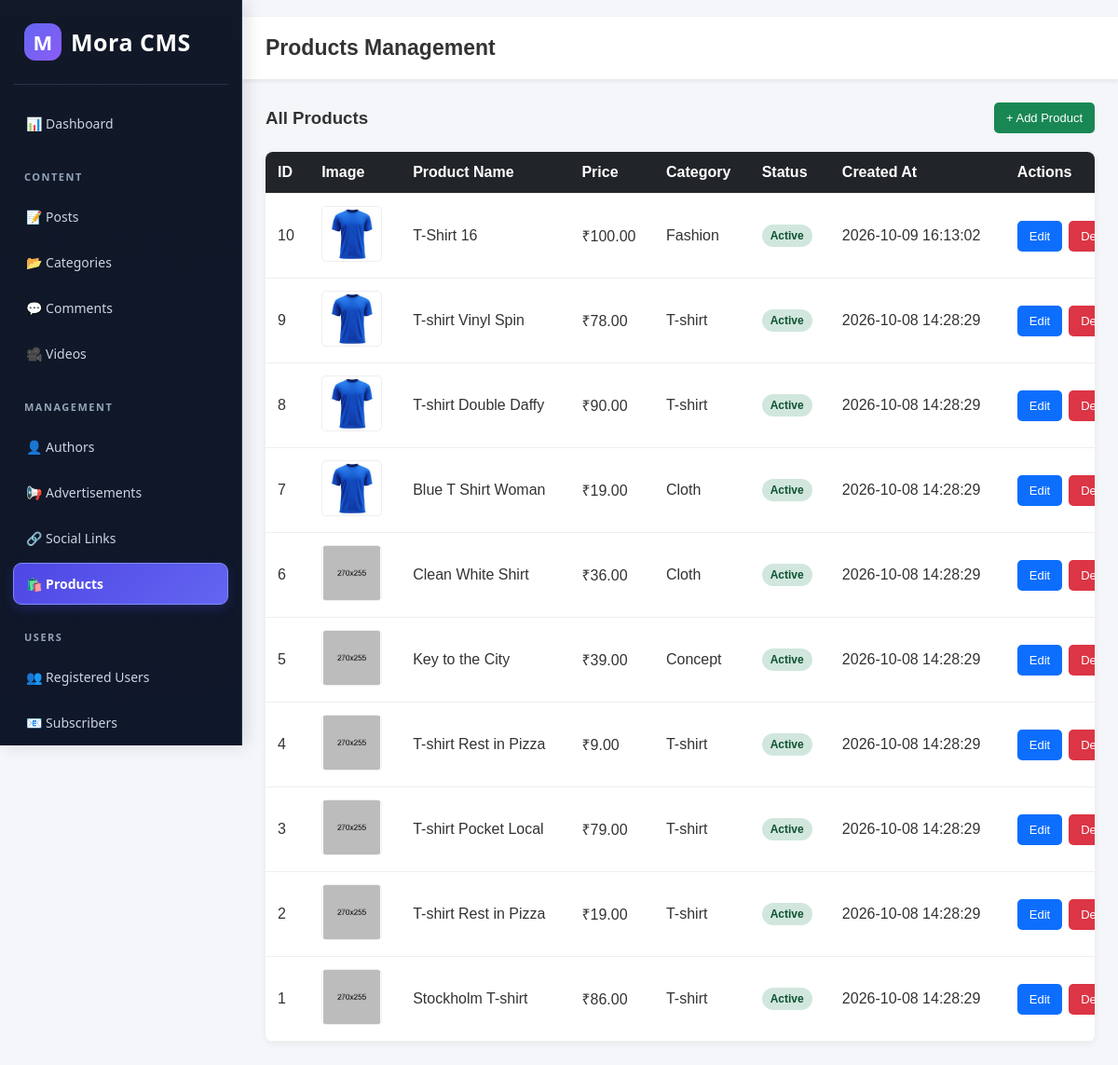
The page /admin/products/index.php (signed in) on the database its author committed.
### tables this page shows
CREATE TABLE `products` (
  `id` int(11) NOT NULL AUTO_INCREMENT,
  `name` varchar(150) NOT NULL,
  `price` decimal(10,2) NOT NULL,
  `image` varchar(255) NOT NULL,
  `category` varchar(100) NOT NULL,
  `description` text DEFAULT NULL,
  `status` enum('active','inactive') DEFAULT 'active',
  `created_at` timestamp NOT NULL DEFAULT current_timestamp(),
  PRIMARY KEY (`id`)
);

### admin/products/index.php (the view, shortened to what this page needs)
<?php
require_once "../../includes/db.php";
$query = "SELECT id, name, price, image, category, description, status, created_at
          FROM products
          ORDER BY id DESC";
$result = mysqli_query($conn, $query);
function productImageUrl($image)
{
    $image = trim((string)$image);
    $image = str_replace('\\', '/', $image);
    $marker = '/mora-blog/';
    $position = stripos($image, $marker);
    return '/' . ltrim($image, '/');
}
?>
<!DOCTYPE html>
<html lang="en">
<head>
</head>
<body>
<?php include_once __DIR__ . '/../sidebar.php'; ?>
<header class="topbar">
    <h2>Products Management</h2>
</header>
<main class="container">
    <div class="page-heading">
        <h3>All Products</h3>
        <a href="create.php" class="btn btn-add">+ Add Product</a>
    </div>
    <div class="table-wrapper">
        <table>
            <thead>
                <tr>
                    <th>ID</th>
                    <th>Image</th>
                    <th>Product Name</th>
                    <th>Price</th>
                    <th>Category</th>
                    <th>Status</th>
                    <th>Created At</th>
                    <th>Actions</th>
                </tr>
            </thead>
            <tbody>
            <?php if (mysqli_num_rows($result) > 0): ?>
                <?php while ($row = mysqli_fetch_assoc($result)): ?>
                    <?php $imageUrl = productImageUrl($row['image']); ?>
                    <tr>
                        <td><?= (int)$row['id']; ?></td>
                        <td>
                            <?php if ($imageUrl !== ''): ?>
                                <img
                                    src="<?= htmlspecialchars($imageUrl); ?>"
                                    alt="<?= htmlspecialchars($row['name']); ?>"
                                    class="product-image"
                                >
                            <?php else: ?>
                                <span class="no-image">No image</span>
                            <?php endif; ?>
                        </td>
                        <td>
                            <?= htmlspecialchars($row['name']); ?>
                        </td>
                        <td>
                            ₹<?= number_format((float)$row['price'], 2); ?>
                        </td>
                        <td>
                            <?= htmlspecialchars($row['category']); ?>
                        </td>
                        <td>
                            <span class="status <?= $row['status'] === 'active' ? 'active' : 'inactive'; ?>">
                                <?= htmlspecialchars(ucfirst($row['status'])); ?>
                            </span>
                        </td>
                        <td>
                            <?= htmlspecialchars($row['created_at']); ?>
                        </td>
                        <td>
                            <div class="actions">
                                <a
                                    href="edit.php?id=<?= (int)$row['id']; ?>"
                                    class="btn btn-edit"
                                >Edit</a>
                                <form
                                    action="delete.php"
                                    method="POST"
                                    onsubmit="return confirm('Are you sure you want to delete this product?');"
                                >
                                    <button type="submit" class="btn btn-delete">
                                        Delete
                                    </button>
                                </form>
                            </div>
                        </td>
                    </tr>
                <?php endwhile; ?>
            <?php endif; ?>
            </tbody>
        </table>
    </div>
</main>
</body>
</html>

### admin/sidebar.php (shortened to what this page needs)
<?php
$currentPage = basename($_SERVER['PHP_SELF']);
$currentFolder = basename(dirname($_SERVER['PHP_SELF']));
$adminBase = '/mora-blog/admin/';
function sidebarActive($folder, $page, $currentFolder, $currentPage) {
    if ($folder === 'dashboard') {
        return $currentPage === 'dashboard.php' ? 'active' : '';
    }
    return $currentFolder === $folder ? 'active' : '';
}
?>
<aside class="sidebar">
    <div class="sidebar_logo">Mora CMS</div>
    <ul class="sidebar_menu">
        <li>
            <a href="<?= $adminBase ?>dashboard.php"
               class="<?= sidebarActive('dashboard', '', $currentFolder, $currentPage) ?>">
                📊 Dashboard
            </a>
        </li>
        <li class="menu_heading">Content</li>
        <li>
            <a href="<?= $adminBase ?>posts/index.php"
               class="<?= sidebarActive('posts', '', $currentFolder, $currentPage) ?>">
                📝 Posts
            </a>
        </li>
        <li>
            <a href="<?= $adminBase ?>categories/index.php"
               class="<?= sidebarActive('categories', '', $currentFolder, $currentPage) ?>">
                📂 Categories
            </a>
        </li>
        <li>
            <a href="<?= $adminBase ?>comments/index.php"
               class="<?= sidebarActive('comments', '', $currentFolder, $currentPage) ?>">
                💬 Comments
            </a>
        </li>
        <li>
            <a href="<?= $adminBase ?>videos/index.php"
               class="<?= sidebarActive('videos', '', $currentFolder, $currentPage) ?>">
                🎥 Videos
            </a>
        </li>
        <li class="menu_heading">Management</li>
        <li>
            <a href="<?= $adminBase ?>authors/index.php"
               class="<?= sidebarActive('authors', '', $currentFolder, $currentPage) ?>">
                👤 Authors
            </a>
        </li>
        <li>
            <a href="<?= $adminBase ?>advertisements/index.php"
               class="<?= sidebarActive('advertisements', '', $currentFolder, $currentPage) ?>">
                📢 Advertisements
            </a>
        </li>
        <li>
            <a href="<?= $adminBase ?>social-links/index.php"
               class="<?= sidebarActive('social-links', '', $currentFolder, $currentPage) ?>">
                🔗 Social Links
            </a>
        </li>
        <li>
            <a href="<?= $adminBase ?>products/index.php"
               class="<?= sidebarActive('products', '', $currentFolder, $currentPage) ?>">
                🛍️ Products
            </a>
        </li>
        <li class="menu_heading">Users</li>
        <li>
            <a href="<?= $adminBase ?>users/index.php"
               class="<?= sidebarActive('users', '', $currentFolder, $currentPage) ?>">
                👥 Registered Users
            </a>
        </li>
        <li>
            <a href="<?= $adminBase ?>subscribers/index.php"
               class="<?= sidebarActive('subscribers', '', $currentFolder, $currentPage) ?>">
                📧 Subscribers
            </a>
        </li>
    </ul>
</aside>

### admin/products/index.php (style rules this page uses)
* { box-sizing: border-box; }
body { margin: 0; font-family: Arial, sans-serif; background: #f4f6f9; color: #333; }
.topbar { margin-left: 260px; padding: 20px 25px; background: #fff; box-shadow: 0 2px 5px rgba(0,0,0,0.08); }
.topbar h2 { margin: 0; font-size: 23px; }
.container { margin-left: 260px; padding: 25px; }
.page-heading { display: flex; justify-content: space-between; align-items: center; flex-wrap: wrap; gap: 15px; margin-bottom: 20px; }
.page-heading h3 { margin: 0; }
.btn { display: inline-block; padding: 9px 13px; border: none; border-radius: 5px; color: white; text-decoration: none; cursor: pointer; font-size: 13px; }
.btn-add { background: #198754; }
.btn-edit { background: #0d6efd; }
.btn-delete { background: #dc3545; }
.table-wrapper { overflow-x: auto; background: #fff; border-radius: 8px; box-shadow: 0 2px 8px rgba(0,0,0,0.06); }
table { width: 100%; min-width: 950px; border-collapse: collapse; }
th, td { padding: 13px; text-align: left; border-bottom: 1px solid #eee; vertical-align: middle; }
th { background: #212529; color: #fff; }
.product-image { width: 65px; height: 60px; object-fit: contain; border-radius: 5px; background: #fff; border: 1px solid #eee; }
.status { display: inline-block; padding: 5px 9px; border-radius: 15px; font-size: 12px; font-weight: bold; }
.active { background: #d1e7dd; color: #0f5132; }
.actions { display: flex; gap: 7px; align-items: center; }
.actions form { margin: 0; }

### admin/sidebar.php (style rules this page uses)
.sidebar { width: 260px; height: 100vh; background: linear-gradient(180deg, #111827 0%, #0f172a 100%); color: #fff; position: fixed; top: 0; left: 0; display: flex; flex-direction: column; overflow-y: auto; overflow-x: hidden; box-sizing: border-box; padding: 0 14px 20px; font-family: 'Segoe UI', Arial, sans-serif; border-right: 1px solid #263247; box-shadow: 4px 0 18px rgba(0, 0, 0, .12); z-index: 1000; }
.sidebar_logo { font-size: 25px; font-weight: 800; letter-spacing: .5px; color: #fff; padding: 25px 12px; margin-bottom: 15px; border-bottom: 1px solid #263247; display: flex; align-items: center; gap: 10px; }
.sidebar_logo::before { content: "M"; width: 40px; height: 40px; flex-shrink: 0; background: linear-gradient(135deg, #6366f1, #8b5cf6); border-radius: 12px; display: inline-flex; align-items: center; justify-content: center; font-size: 22px; color: #fff; }
.sidebar_menu { list-style: none; padding: 0; margin: 0; }
.sidebar_menu li { list-style: none; margin: 4px 0; }
.sidebar_menu .menu_heading { color: #94a3b8; font-size: 11px; font-weight: 700; text-transform: uppercase; letter-spacing: 1.5px; padding: 22px 12px 9px; margin-top: 5px; }
.sidebar_menu li a { display: flex; align-items: center; gap: 11px; padding: 12px 13px; color: #cbd5e1; text-decoration: none; font-size: 14px; font-weight: 500; border-radius: 9px; border: 1px solid transparent; transition: all .25s ease; white-space: nowrap; }
.sidebar_menu li a.active { background: linear-gradient(135deg, #4f46e5, #6366f1); color: #fff; font-weight: 600; border-color: #818cf8; box-shadow: 0 4px 12px rgba(79, 70, 229, .25); }

### rows shown on the page
products: id "10", image (picture), name "T-Shirt 16", price "100.00", category "Fashion", status "Active", created_at "2026-10-09 16:13:02"
products: id "9", image (picture), name "T-shirt Vinyl Spin", price "78.00", category "T-shirt", status "Active", created_at "2026-10-08 14:28:29"
products: id "8", image (picture), name "T-shirt Double Daffy", price "90.00", category "T-shirt", status "Active", created_at "2026-10-08 14:28:29"
products: id "7", image (picture), name "Blue T Shirt Woman", price "19.00", category "Cloth", status "Active", created_at "2026-10-08 14:28:29"
products: id "6", image (picture), name "Clean White Shirt", price "36.00", category "Cloth", status "Active", created_at "2026-10-08 14:28:29"
products: id "5", image (picture), name "Key to the City", price "39.00", category "Concept", status "Active", created_at "2026-10-08 14:28:29"
products: id "4", image (picture), name "T-shirt Rest in Pizza", price "9.00", category "T-shirt", status "Active", created_at "2026-10-08 14:28:29"
products: id "3", image (picture), name "T-shirt Pocket Local", price "79.00", category "T-shirt", status "Active", created_at "2026-10-08 14:28:29"
products: id "2", image (picture), name "T-shirt Rest in Pizza", price "19.00", category "T-shirt", status "Active", created_at "2026-10-08 14:28:29"
products: id "1", image (picture), name "Stockholm T-shirt", price "86.00", category "T-shirt", status "Active", created_at "2026-10-08 14:28:29"
